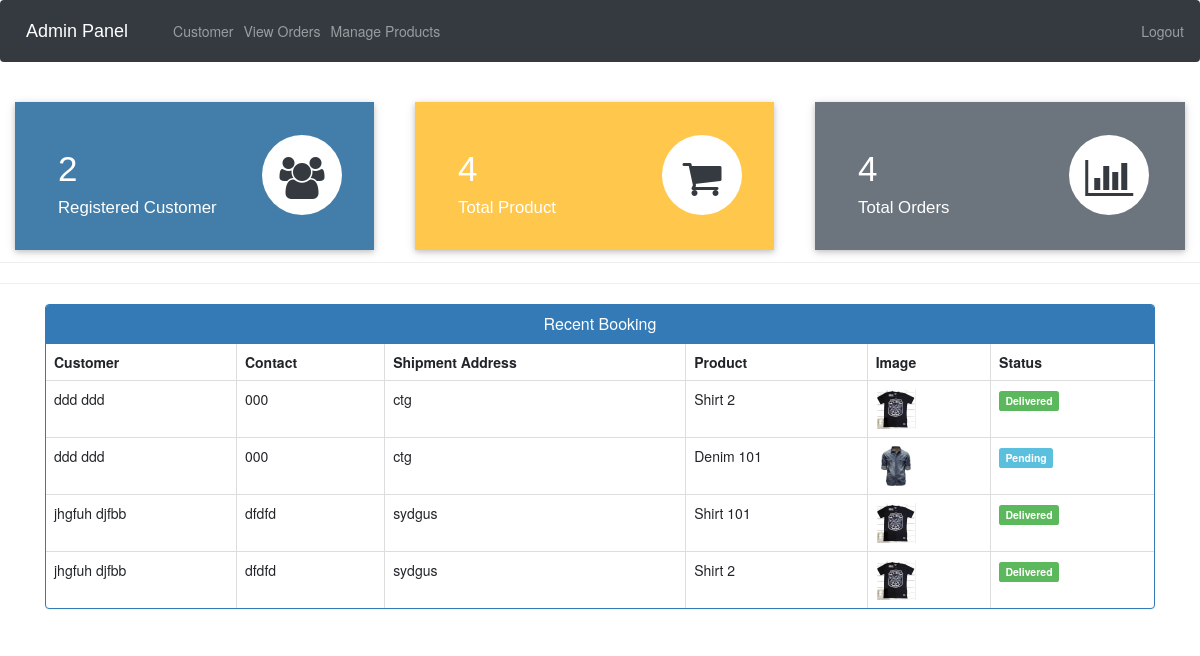
The app's page /admin-dashboard (signed in) with its own data.
### ecom/models.py (models this page shows, shortened)
class Customer(models.Model):
    user=models.OneToOneField(User,on_delete=models.CASCADE)
    profile_pic= models.ImageField(upload_to='profile_pic/CustomerProfilePic/',null=True,blank=True)
    address = models.CharField(max_length=40)
    mobile = models.CharField(max_length=20,null=False)
    @property
    def get_name(self):
        return self.user.first_name+" "+self.user.last_name

class Orders(models.Model):
    STATUS =(
        ('Pending','Pending'),
        ('Order Confirmed','Order Confirmed'),
        ('Out for Delivery','Out for Delivery'),
        ('Delivered','Delivered'),
    )
    customer=models.ForeignKey('Customer', on_delete=models.CASCADE,null=True)
    product=models.ForeignKey('Product',on_delete=models.CASCADE,null=True)
    email = models.CharField(max_length=50,null=True)
    address = models.CharField(max_length=500,null=True)
    mobile = models.CharField(max_length=20,null=True)
    order_date= models.DateField(auto_now_add=True,null=True)
    status=models.CharField(max_length=50,null=True,choices=STATUS)

class Product(models.Model):
    name=models.CharField(max_length=40)
    product_image= models.ImageField(upload_to='product_image/',null=True,blank=True)
    price = models.PositiveIntegerField()
    description=models.CharField(max_length=40)

### ecom/views.py (the view)
# urls.py: path('admin-dashboard', views.admin_dashboard_view,name='admin-dashboard'),
@login_required(login_url='adminlogin')
def admin_dashboard_view(request):
    customercount=models.Customer.objects.all().count()
    productcount=models.Product.objects.all().count()
    ordercount=models.Orders.objects.all().count()
    orders=models.Orders.objects.all()
    ordered_products=[]
    ordered_bys=[]
    for order in orders:
        ordered_product=models.Product.objects.all().filter(id=order.product.id)
        ordered_by=models.Customer.objects.all().filter(id = order.customer.id)
        ordered_products.append(ordered_product)
        ordered_bys.append(ordered_by)
    mydict={
    'customercount':customercount,
    'productcount':productcount,
    'ordercount':ordercount,
    'data':zip(ordered_products,ordered_bys,orders),
    }
    return render(request,'ecom/admin_dashboard.html',context=mydict)

### templates/ecom/admin_dashboard.html
{% extends 'ecom/admin_base.html' %}
{% load static %}
{% block content %}
<br>
{%include 'ecom/admin_dashboard_cards.html'%}
<br><br><br><br><br>
<hr><hr>
<div class="container" >
    <div class="panel panel-primary" >
      <div class="panel-heading" style="text-align:center;">
        <h6 class="panel-title">Recent Booking</h6>
      </div>
      <table class="table table-hover table-bordered" id="dev-table">
        <thead>
          <tr>
            <th>Customer</th>
            <th>Contact</th>
            <th>Shipment Address</th>
            <th>Product</th>
            <th>Image</th>
            <th>Status</th>
          </tr>
        </thead>
        {% for product,customer,order in data %}
        <tr>
          {% for c in customer %}
          <td> {{c.get_name}}</td>
          <td>{{c.mobile}}</td>
          <td>{{order.address}}</td>
          {% endfor %}
          {% for p in product %}
          <td> {{p.name}}</td>
          <td> <img src="{% static p.product_image.url %}" alt="Profile Pic" height="40px" width="40px" /></td>
          {% if order.status == 'Pending'%}
          <td> <span class="label label-info">{{order.status}}</span></td>
          {% elif order.status == 'Delivered' %}
          <td> <span class="label label-success">{{order.status}}</span></td>
          {% elif order.status == 'Out for Delivery' %}
          <td> <span class="label label-warning">{{order.status}}</span></td>
          {%else%}
            <td> <span class="label label-primary">{{order.status}}</span></td>
          {%endif%}
          {% endfor %}
        </tr>
        {% endfor %}
      </table>
  </div>
</div>
{% endblock content %}

### records on screen
Orders: address "ctg", status "Delivered"
Customer: get_name "ddd ddd", mobile "000"
Product: name "Shirt 2", product_image (picture)
Orders: address "ctg", status "Pending"
Product: name "Denim 101", product_image (picture)
Orders: address "sydgus", status "Delivered"
Customer: get_name "jhgfuh djfbb", mobile "dfdfd"
Product: name "Shirt 101", product_image (picture)
Orders: address "sydgus", status "Delivered"

### other values on screen
{{ customercount }} "2"
{{ productcount }} "4"
{{ ordercount }} "4"
